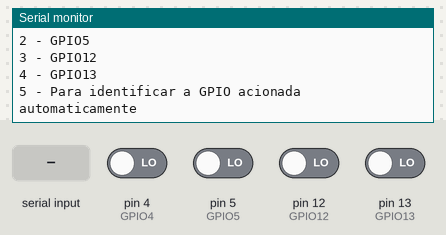
Recording of a sketch running on a simulated Arduino Uno, built with avr-gcc and run on an emulated ATmega328P. Parts: the last lines printed to the serial monitor. The inputs (shaded band) are chosen by the test bench; at power-on: pin 4 (GPIO4), pin 5 (GPIO5), pin 12 (GPIO12), pin 13 (GPIO13) LOW.

Above: at 1.4 s.
1.5 s: "1" received over Serial
At 2.1 s:
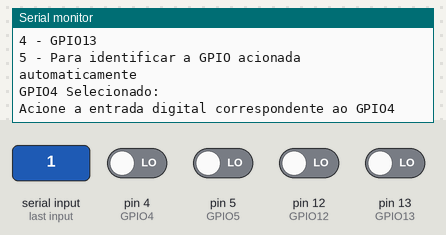
3.0 s: pin 4 (GPIO4) driven HIGH
At 5.82 s:
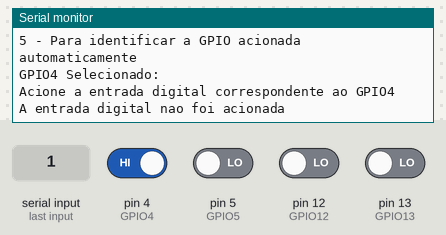
6.0 s: "4" received over Serial
At 6.7 s:
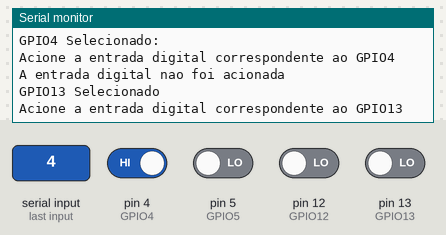
7.5 s: "5" received over Serial
At 10.7 s:
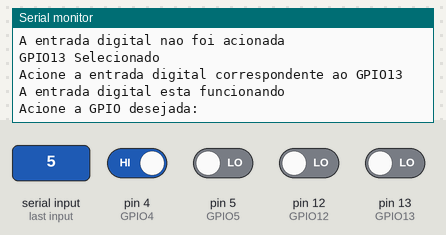
13.5 s: pin 4 (GPIO4) driven LOW
At 14.09 s:
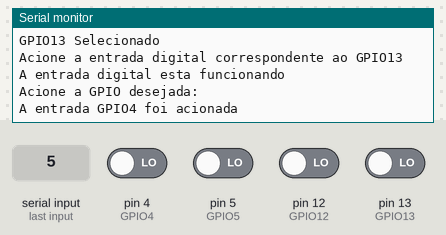

Measured:
- after the input at 1.5 s, the serial monitor: prints a new line at once (image 1)
- after the input at 3.0 s, the serial monitor: prints a new line after 2.5 s (image 2)
- after the input at 6.0 s, the serial monitor: prints a new line at once (image 3)
- after the input at 7.5 s, the serial monitor: prints a new line after 2.6 s (image 4)
- after the input at 13.5 s, the serial monitor: prints a new line after 0.53 s (image 5)

The sketch:

Teste_GPIO_ESP8266.ino
```cpp
//Sketch para teste de entradas digitais do ESP8266-07

#define GPIO4   4
#define GPIO5   5
#define GPIO12 12
#define GPIO13 13

const int GPIO[4]={4,5,12,13};
int i;

char charRead;

void setup()
{
  Serial.begin(4800);

  for(i=0;i<=3;i++)
    pinMode(GPIO[i],INPUT);

  inicio();
}

void inicio()
{
  Serial.println("TESTE DE ENTRADAS DIGITAIS DO ESP8266-07 COM RETORNO NA SERIAL");
  Serial.println();
  Serial.println("Selecione qual GPIO sera testado:");
  Serial.println();
  Serial.println("1 - GPIO4");
  Serial.println("2 - GPIO5");
  Serial.println("3 - GPIO12");
  Serial.println("4 - GPIO13");
  Serial.println("5 - Para identificar a GPIO acionada automaticamente");
  Serial.println();
}

void loop()
{
  volatile int flag=1;

  while(Serial.available() > 0)
  {
    charRead=Serial.read();

    switch(charRead)
    {
      case '1':
      {
        Serial.println();
        Serial.println("GPIO4 Selecionado:");
        Serial.println("Acione a entrada digital correspondente ao GPIO4");
        delay(4000);

           if(digitalRead(GPIO4)==0)
           {
             Serial.println();
             Serial.println("A entrada digital esta funcionando");
             Serial.println();
           }

            else
            {
              Serial.println();
              Serial.println("A entrada digital nao foi acionada");
              Serial.println();
            }

      break;
      }

      case '2':
      {
        Serial.println();
        Serial.println("GPIO5 Selecionado:");
        Serial.println("Acione a entrada digital correspondente ao GPIO5");
        delay(4000);

           if(digitalRead(GPIO5)==0)
           {
             Serial.println();
             Serial.println("A entrada digital esta funcionando");
             Serial.println();
           }

            else
            {
              Serial.println();
              Serial.println("A entrada digital nao foi acionada");
              Serial.println();
            }
      break;
      }

      case '3':
      {
        Serial.println();
        Serial.println("GPIO12 Selecionado:");
        Serial.println("Acione a entrada digital correspondente ao GPIO12");
        delay(4000);

           if(digitalRead(GPIO12)==0)
           {
             Serial.println();
             Serial.println("A entrada digital esta funcionando");
             Serial.println();
           }

            else
            {
              Serial.println();
              Serial.println("A entrada digital nao foi acionada");
              Serial.println();
            }

      break;
      }

      case '4':
      {
        Serial.println();
        Serial.println("GPIO13 Selecionado");
        Serial.println("Acione a entrada digital correspondente ao GPIO13");
        delay(4000);

           if(digitalRead(GPIO13)==0)
           {
             Serial.println();
             Serial.println("A entrada digital esta funcionando");
             Serial.println();
           }

            else
            {
              Serial.println();
              Serial.println("A entrada digital nao foi acionada");
              Serial.println();
            }

      break;
      }

      case '5':
      {
        Serial.println();
        Serial.println("Acione a GPIO desejada:");
        Serial.println();
        delay(4000);

        for(i=0;i<=3;i++)
        {
          if(digitalRead(GPIO[i])==0)
          {
            Serial.print("A entrada GPIO");
            Serial.print(GPIO[i]);
            Serial.println(" foi acionada");
            Serial.println();

            flag=0;
          }
        }
        if(flag==1)
        {
          Serial.println("Nenhuma entrada GPIO foi acionada");
          Serial.println();
        }

      break;
      }

      default:
      {
        Serial.println("Opcao invalida");
        Serial.println();
      }

    }
  }
}
```
